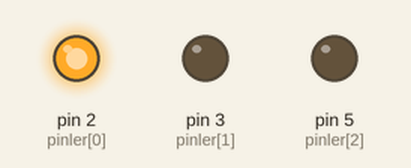
A sketch run on a simulated Arduino Uno, built with avr-gcc and run on an emulated ATmega328P. Parts: output pins drawn as LEDs (lit = HIGH).

Above: at 0.12 s.
At 19.87 s:
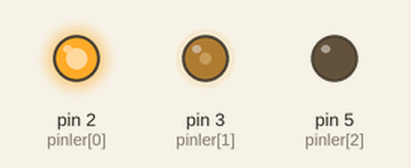
At 39.87 s:
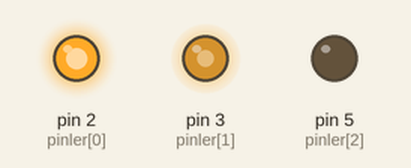
Timing chart, 0 to 40.0 s (numbered marks = the images above):
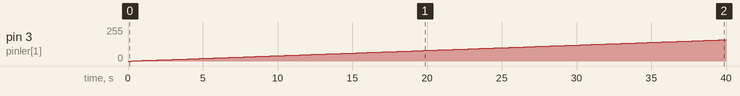

Measured:
- by itself, pin 3 (pinler[1]): moves from 0/255 to 159/255 over 39.5 s

The sketch:

motor.ino
```cpp
// 3.pin motor sürücü aktifleştirme pini
// 4.pin motor sag yön hareketi
//5.pin motor sol yön hareketi
int pinler[]={2,3,5};
int gecen_zaman=0;
void setup() {
  Serial.begin(9600);
  if(!Serial)
  {
    Serial.println("Seri haberlesme baslatilamadi");
  }
  else
  {
    for(int i=0; i<3; i++) pinMode(pinler[i],OUTPUT);
    digitalWrite(pinler[0],HIGH);
  }
}

void loop() {

  dc_motor();

}

void dc_motor() {

  bool kapi=bitRead(PORTD,2);
  if(kapi)
  {
    for(int i=0;i<=255; i++)
    {
      analogWrite(pinler[1],i);
      delay(250);
    }
    for(int j=255; j>=0; j--)
    {
      analogWrite(pinler[2],j);
      delay(250);
    }
  }

}
```
